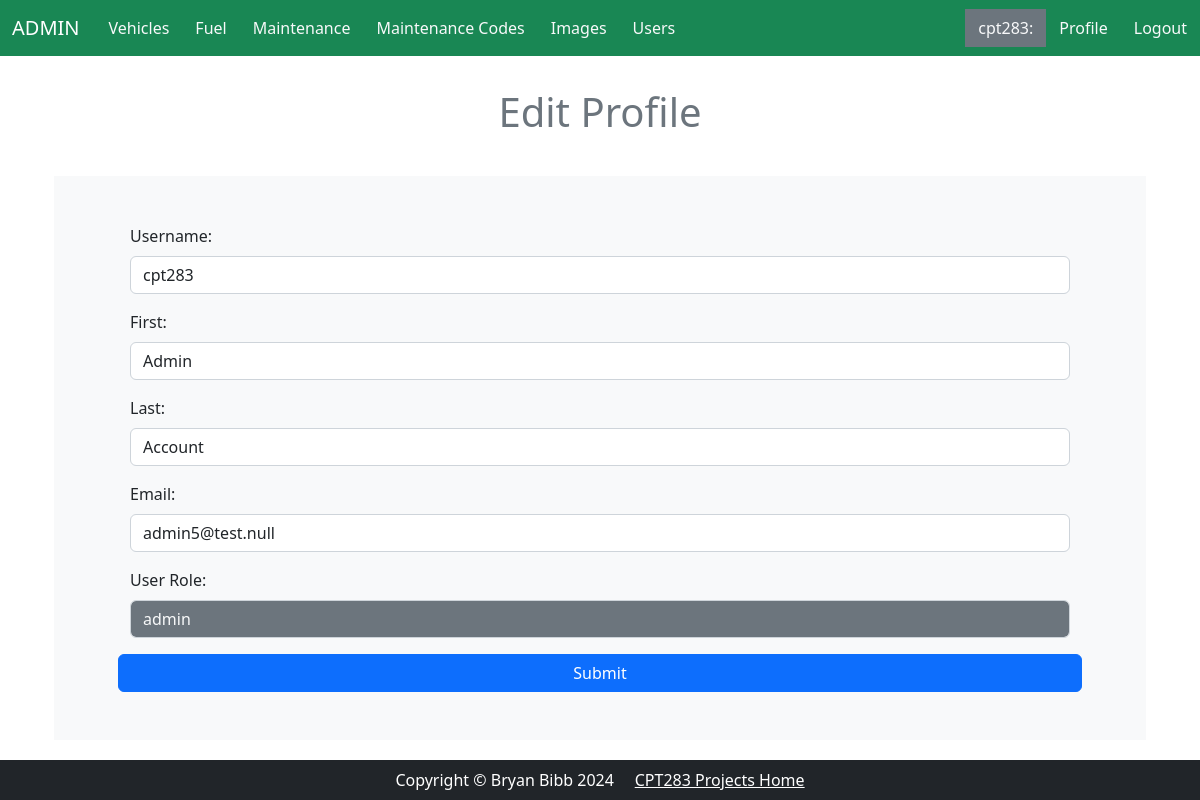
Screenshot of /admin/edit_profile.php (signed in) with the database file from the repository.
### tables this page shows
CREATE TABLE `users` (
  `user_id` int NOT NULL,
  `first_name` varchar(50) NOT NULL,
  `last_name` varchar(50) NOT NULL,
  `username` char(20) NOT NULL,
  `password` varchar(100) NOT NULL,
  `email` varchar(60) NOT NULL,
  `user_role` varchar(26) NOT NULL,
  `date_created` datetime DEFAULT NULL,
  `date_lastlogin` datetime DEFAULT NULL,
  `date_modified` datetime DEFAULT NULL,
  `entry_user_ID` int DEFAULT NULL,
  `edit_user_ID` int DEFAULT NULL,
  `status` int DEFAULT NULL
);

### admin/edit_profile.php (the view, shortened to what this page needs)
<?php
$user_id = $_SESSION['id'];
require_once('config.php');
$query = 'SELECT * FROM users
           WHERE user_id = :user_id';
$statement = $db->prepare($query);
$statement->bindValue("user_id", $user_id);
$statement->execute();
$user = $statement->fetch();
?>
<!DOCTYPE html>
<html>
<?php include('header.php');?>
<body>
<div class="card-header py-3 text-center text-secondary m-5 my-3">
    <h1>Edit Profile</h1>
</div>
<div class="container px-lg-4 py-0 d-flex justify-content-center">
    <div class="container px-lg-3 py-0 bg-light">
        <form action="edit_profile_db.php" method="post"
              id="edit_user_form">
            <div class="row py-5 mx-5 justify-content-center">
                <div class="mb-3">
                    <label for="username" class="form-label">Username:</label>
                    <input type="text" class="form-control" id="username" value="<?php echo $user['username']; ?>" placeholder="Username" name="username" readonly>
                </div>
                <div class="mb-3">
                    <label for="first_name" class="form-label">First:</label>
                    <input type="text" class="form-control" id="first_name" value="<?php echo $user['first_name']; ?>" placeholder="First Name" name="first_name">
                </div>
                <div class="mb-3">
                    <label for="last_name" class="form-label">Last:</label>
                    <input type="text" class="form-control" id="last_name" value="<?php echo $user['last_name']; ?>" placeholder="Last Name" name="last_name">
                </div>
                <div class="mb-3">
                    <label for="email" class="form-label">Email:</label>
                    <input type="text" class="form-control" id="email" value="<?php echo $user['email']; ?>" placeholder="Email" name="email">
                </div>
                <div class="mb-3">
                    <label for="user_role" class="form-label">User Role:</label>
                    <input type="text" class="form-control bg-secondary text-light" id="user_role" value="<?php echo $user['user_role']; ?>" placeholder="User Role" name="user_role" readonly>
                </div>
                <button type="submit" class="btn btn-primary" value="edit user">Submit</button>
            </div>
        </form>
    </div>
</div>
</body>
<?php include('footer.php');?>
</body>
</html>

### rows the page displays
users: username "cpt283", first_name "Admin", last_name "Account", email "admin5@test.null", user_role "admin"

### other values shown
$_SESSION['name'] "cpt283"
